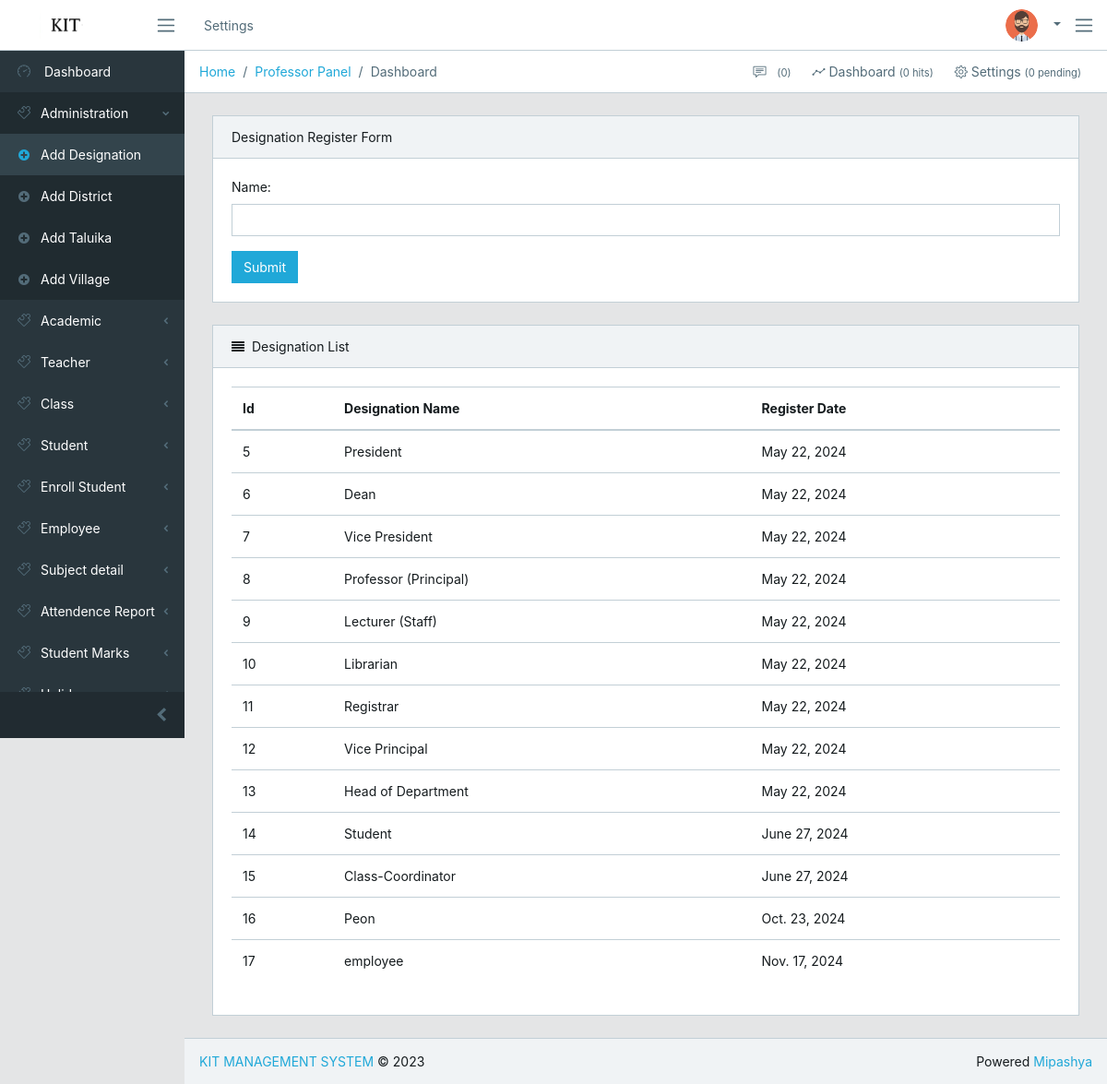
/designation (signed in), run on the app's committed database.
### account/models.py (models this page shows, shortened)
class UserProfile(models.Model):
    user = models.OneToOneField(User, on_delete=models.CASCADE)
    name = models.CharField(max_length=45)
    photo = models.ImageField(upload_to='admin/', default=get_first_image_in_admin)
    password = models.CharField(max_length=255,default="Mipashya@123")
    date_of_birth = models.DateField(null=True, blank=True)
    gender_select = (
        ('Male', 'Male'),
        ('Female', 'Female')
    )
    gender = models.CharField(choices=gender_select, max_length=6)
    employee_select = (
        ('admin', 'Admin'),
        ('professor', 'Professor'),
        ('teacher', 'Teacher'),
        ('register', 'Register'),
        ('student', 'Student'),
        ('employee','employee'),
    )
    employee_type = models.CharField(choices=employee_select, max_length=15,default="student")
    student_class = models.ForeignKey(ClassInfo, null=True, blank=True, on_delete=models.CASCADE)
    student_session = models.ForeignKey(Session, null=True, blank=True, on_delete=models.CASCADE)
    department = models.ForeignKey(Department, null=True, blank=True, on_delete=models.CASCADE)
    is_complete = models.BooleanField(default=False)
    def is_complete(self):
        required_fields = [self.student_class, self.student_session, self.department]
        return all(required_fields)

### administration/models.py (models this page shows, shortened)
class Designation(models.Model):
    name = models.CharField(max_length=100, unique=True)
    date = models.DateField(auto_now_add=True)

### administration/views.py (the view)
# urls.py: path('designation', views.add_designation, name='designation'),
@login_required
def add_designation(request):
    try:
        user_profile = UserProfile.objects.get(user=request.user)
    except UserProfile.DoesNotExist:
        user_profile = UserProfile.objects.create(user=request.user, employee_type='professor')
    if user_profile.employee_type in ['teacher', 'professor']:
        if request.method == 'POST':
            forms = AddDesignationForm(request.POST)
            if forms.is_valid():
                forms.save()
                return redirect('designation')
        else:
            forms = AddDesignationForm()
        designation = Designation.objects.all()
        context = {
            'forms': forms,
            'designation': designation,
            'profile': user_profile,
        }
        return render(request, 'administration/designation.html', context)
    else:
        return render(request, 'error/permission_denied.html')

### administration/forms.py
class AddDesignationForm(forms.ModelForm):
    class Meta:
        model = models.Designation
        fields = '__all__'
        widgets = {
            'name': forms.TextInput(attrs={'class': 'form-control'}),
        }

### templates/administration/designation.html (shortened to what this page needs)
{% extends 'base/base.html' %}
{% block content %}
  <div class="card">
    <div class="card-header">Designation Register Form</div>
    <div class="card-body">
      <form class="" action="" method="post">
        {{ forms.as_p }}
        <button type="submit" class="btn btn-primary">Submit</button>
      </form>
    </div>
  </div>
  <div class="card">
      <div class="card-header">
          <i class="fa fa-align-justify"></i>Designation List</div>
      <div class="card-body">
          <table class="table table-responsive-sm">
              <thead>
                  <tr>
                      <th>Id</th>
                      <th>Designation Name</th>
                      <th>Register Date</th>
                  </tr>
              </thead>
              <tbody>
                  {% for designation in designation %}
                    <tr>
                        <td>{{ designation.id }}</td>
                        <td>{{ designation.name }}</td>
                        <td>{{ designation.date }}</td>
                    </tr>
                  {% endfor %}
              </tbody>
          </table>
      </div>
  </div>
{% endblock %}

### templates/base/navbar.html (shortened to what this page needs)
{% load static %}
<header class="app-header navbar">
    <a class="navbar-brand" href="#"></a>
    <button class="navbar-toggler sidebar-toggler d-md-down-none" type="button">
        <span class="navbar-toggler-icon"></span>
    </button>
    <ul class="nav navbar-nav d-md-down-none">
        <li class="nav-item px-3">
            <a class="nav-link" href="#">Settings</a>
        </li>
    </ul>
    <ul class="nav navbar-nav ml-auto">
        <li class="nav-item dropdown">
            <a class="nav-link dropdown-toggle nav-link" data-toggle="dropdown" href="#" role="button"
               aria-haspopup="true" aria-expanded="false">
               {% if profile.employee_type == 'professor' %}
                  <img src="{{ request.user.userprofile.photo.url }}" class="img-avatar" alt="admin">
                {% elif profile.employee_type == 'teacher' %}
                    <img src="{{ teacher.photo.url }}" class="img-avatar">
                {% elif profile.employee_type == 'student' %}
                    <img src="{{ request.user.userprofile.photo.url }}" class="img-avatar" alt="admin">
                {% elif profile.employee_type == 'employee' %}
                    <img src="{{ request.user.userprofile.photo.url }}" class="img-avatar" alt="employee">
                {% else %}
                    <img src="{% static 'src/img/man.png' %}" class="img-avatar" alt="Anonymous">
                {% endif %}
            </a>
        </li>
    </ul>
    <button class="navbar-toggler aside-menu-toggler" type="button">
        <span class="navbar-toggler-icon"></span>
    </button>
</header>

### data on the page
Designation: id "5", name "President", date "May 22, 2024"
Designation: id "6", name "Dean", date "May 22, 2024"
Designation: id "7", name "Vice President", date "May 22, 2024"
Designation: id "8", name "Professor (Principal)", date "May 22, 2024"
Designation: id "9", name "Lecturer (Staff)", date "May 22, 2024"
Designation: id "10", name "Librarian", date "May 22, 2024"
Designation: id "11", name "Registrar", date "May 22, 2024"
Designation: id "12", name "Vice Principal", date "May 22, 2024"
Designation: id "13", name "Head of Department", date "May 22, 2024"
Designation: id "14", name "Student", date "June 27, 2024"
Designation: id "15", name "Class-Coordinator", date "June 27, 2024"
Designation: id "16", name "Peon", date "Oct. 23, 2024"
Designation: id "17", name "employee", date "Nov. 17, 2024"
